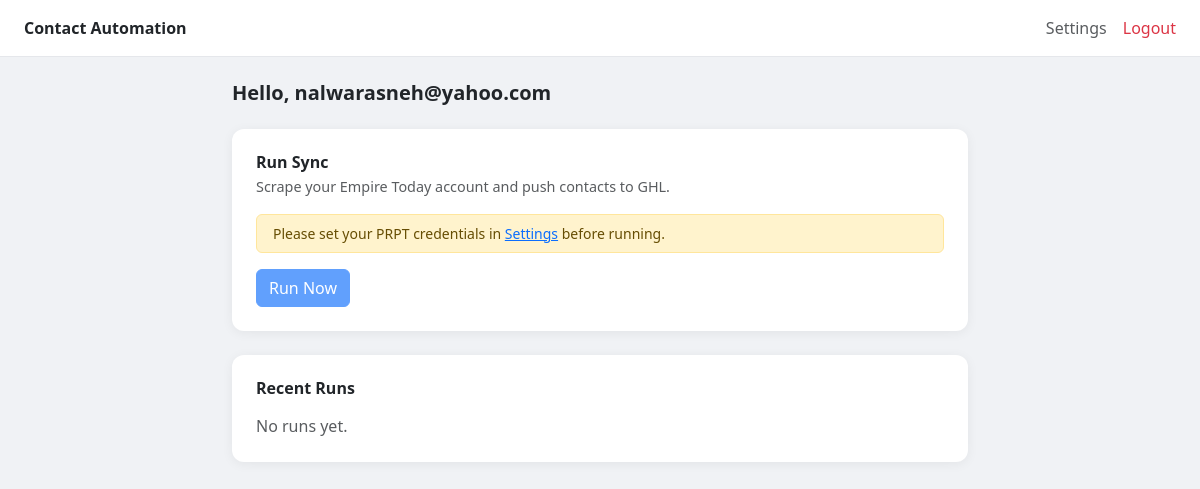
The app's page /dashboard (signed in), older data.
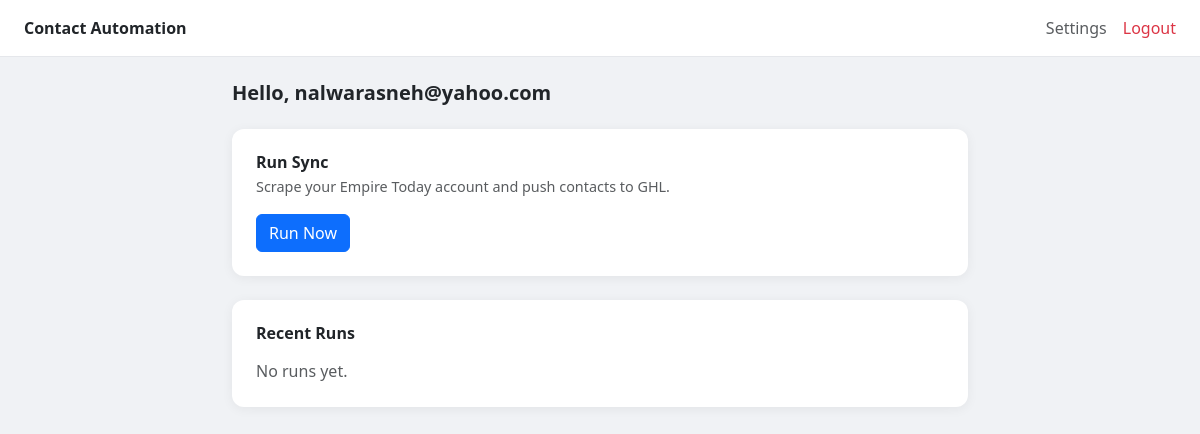
The same page, newer data.
### main_server.py (the view)
@app.get("/dashboard", response_class=HTMLResponse)
def dashboard(request: Request):
    user = require_user(request)
    if isinstance(user, RedirectResponse):
        return user
    active_job   = get_active_job_for_user(user["id"])
    recent_jobs  = get_recent_jobs_for_user(user["id"], limit=10)
    return templates.TemplateResponse("dashboard.html", {
        "request":    request,
        "user":       dict(user),
        "active_job": dict(active_job) if active_job else None,
        "recent_jobs": [dict(j) for j in recent_jobs],
    })

### templates/dashboard.html (shortened to what this page needs)
<!DOCTYPE html>
<html lang="en">
<head>
  <link href="https://cdn.jsdelivr.net/npm/bootstrap@5.3.0/dist/css/bootstrap.min.css" rel="stylesheet"/>
</head>
<body>
  <nav class="navbar px-4 py-3 mb-4">
    <span class="fw-bold">Contact Automation</span>
    <div class="ms-auto d-flex gap-3 align-items-center">
      <a href="/settings" class="text-decoration-none text-muted">Settings</a>
      <a href="/logout" class="text-decoration-none text-danger">Logout</a>
    </div>
  </nav>
  <div class="container" style="max-width: 760px;">
    <h5 class="fw-bold mb-4">Hello, {{ user.email }}</h5>
    <div class="card p-4 mb-4">
      <h6 class="fw-semibold mb-1">Run Sync</h6>
      <p class="text-muted mb-3" style="font-size:0.9rem;">Scrape your Empire Today account and push contacts to GHL.</p>
      {% if not user.prpt_username %}
        <div class="alert alert-warning py-2 mb-3" style="font-size:0.875rem;">
          Please set your PRPT credentials in <a href="/settings">Settings</a> before running.
        </div>
      {% endif %}
      {% if active_job %}
        <div class="alert alert-info py-2 mb-3" style="font-size:0.875rem;">
          A job is already running. <a href="/run/{{ active_job.id }}">View logs</a>
        </div>
        <button class="btn btn-secondary" disabled>Run Now</button>
      {% else %}
        <form method="POST" action="/run">
          <button type="submit" class="btn btn-primary" {% if not user.prpt_username %}disabled{% endif %}>
            Run Now
          </button>
        </form>
      {% endif %}
    </div>
    <div class="card p-4 mb-4">
      <h6 class="fw-semibold mb-3">Recent Runs</h6>
      {% if recent_jobs %}
      <div class="table-responsive">
        <table class="table table-sm table-hover mb-0 align-middle" style="font-size:0.875rem;">
          <thead class="table-light">
            <tr>
              <th>#</th>
              <th>Started</th>
              <th>Finished</th>
              <th>Status</th>
              <th></th>
            </tr>
          </thead>
          <tbody>
            {% for job in recent_jobs %}
            <tr>
              <td class="text-muted">{{ job.id }}</td>
              <td>{{ job.started_at or '—' }}</td>
              <td>{{ job.finished_at or '—' }}</td>
              <td>
                {% if job.status == 'completed' %}
                  <span class="badge bg-success">Completed</span>
                {% elif job.status == 'failed' %}
                  <span class="badge bg-danger">Failed</span>
                {% elif job.status in ('waiting_otp', 'waiting_push') %}
                  <span class="badge bg-warning text-dark">{{ job.status | replace('_', ' ') | title }}</span>
                {% elif job.status == 'running' %}
                  <span class="badge bg-primary">Running</span>
                {% else %}
                  <span class="badge bg-secondary">{{ job.status | title }}</span>
                {% endif %}
              </td>
              <td><a href="/run/{{ job.id }}" class="text-decoration-none" style="font-size:0.8rem;">View</a></td>
            </tr>
            {% endfor %}
          </tbody>
        </table>
      </div>
      {% else %}
        <p class="text-muted mb-0">No runs yet.</p>
      {% endif %}
    </div>
  </div>
</body>
</html>

Row changes from the older to the newer data that the page shows:
changed users "nalwarasneh@yahoo.com": prpt_username empty → "nalwarasneh@yahoo.com" (drawn)
Text that changed along with them:
text no longer shown: "Please set your PRPT credentials in Settings before running."
